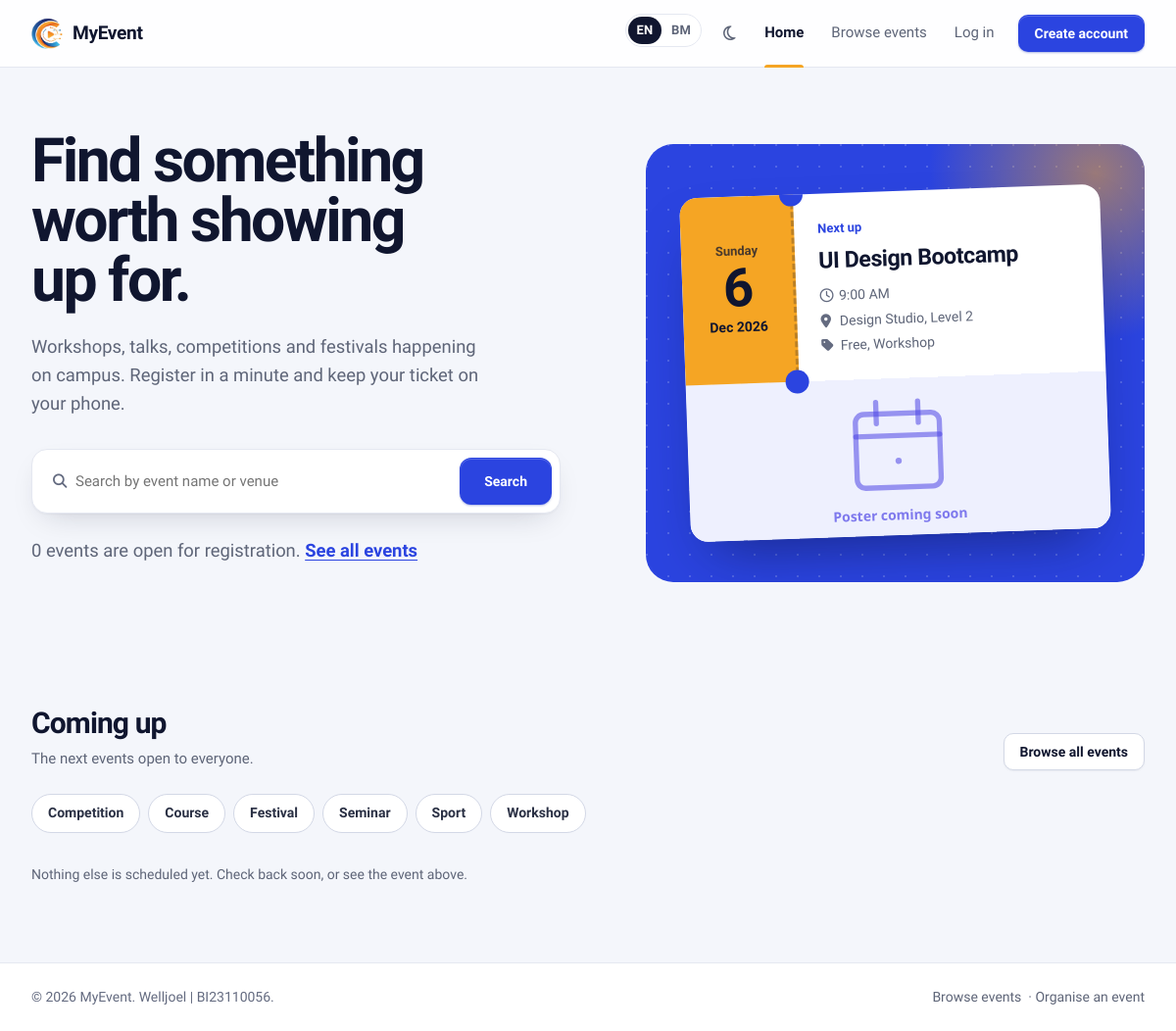
The page / on the database its author committed.
### tables this page shows
CREATE TABLE IF NOT EXISTS `events` (
  `event_id` int(11) NOT NULL AUTO_INCREMENT,
  `event_name` varchar(255) NOT NULL,
  `description` text DEFAULT NULL,
  `contact_no` varchar(20) DEFAULT NULL,
  `category_id` int(10) unsigned DEFAULT NULL,
  `venue` varchar(255) NOT NULL,
  `event_date` date NOT NULL,
  `event_time` time NOT NULL,
  `end_time` time DEFAULT NULL,
  `mode` enum('Physical','Online','Hybrid') NOT NULL DEFAULT 'Physical',
  `remarks` text DEFAULT NULL,
  `visibility` enum('Public','Private') NOT NULL DEFAULT 'Public',
  `poster_path` varchar(255) DEFAULT NULL,
  `created_by` int(11) DEFAULT NULL,
  `created_at` timestamp NOT NULL DEFAULT current_timestamp(),
  `fee` decimal(10,2) NOT NULL DEFAULT 0.00,
  `reg_close_date` date DEFAULT NULL,
  `max_participants` int(11) NOT NULL DEFAULT 0,
  PRIMARY KEY (`event_id`),
  KEY `category_id` (`category_id`),
  KEY `fk_events_createdby` (`created_by`),
  KEY `idx_events_date` (`event_date`),
  CONSTRAINT `events_ibfk_1` FOREIGN KEY (`category_id`) REFERENCES `event_category` (`category_id`) ON DELETE SET NULL ON UPDATE CASCADE,
  CONSTRAINT `fk_events_createdby` FOREIGN KEY (`created_by`) REFERENCES `users` (`user_id`) ON DELETE SET NULL ON UPDATE CASCADE,
  CONSTRAINT `chk_events_fee` CHECK (`fee` >= 0),
  CONSTRAINT `chk_events_capacity` CHECK (`max_participants` >= 0)
);

CREATE TABLE IF NOT EXISTS `event_category` (
  `category_id` int(10) unsigned NOT NULL AUTO_INCREMENT,
  `categoryName` varchar(100) NOT NULL,
  `categoryDesc` varchar(100) NOT NULL,
  `createDate` timestamp NOT NULL DEFAULT current_timestamp(),
  PRIMARY KEY (`category_id`)
);

### include/i18n.php (called while the page is built, shortened)
<?php
function current_locale(): string
{
    return $GLOBALS['__locale'] ?? default_locale();
}
function translations(string $locale): array
{
    static $cache = [];
    if (!isset($cache[$locale])) {
        $file = __DIR__ . '/../lang/' . $locale . '.php';
        $cache[$locale] = $locale !== 'en' && is_file($file) ? (array) require $file : [];
    }
    return $cache[$locale];
}
function __(string $text, array $params = []): string
{
    $out = translations(current_locale())[$text] ?? $text;
    if ($params) {
        $pairs = [];
        foreach ($params as $k => $v) {
            $pairs['{' . $k . '}'] = (string) $v;
        }
        $out = strtr($out, $pairs);
    }
    return $out;
}
function t(string $text, array $params = []): string
{
    return e(__($text, $params));
}
function _n(string $singular, string $plural, int $n, array $params = []): string
{
    return __($n === 1 ? $singular : $plural, $params + ['n' => $n]);
}
function ldate(string $format, $time = null): string
{
    $ts = $time === null ? time() : (is_int($time) ? $time : strtotime((string) $time));
    $out = date($format, $ts);
    if (current_locale() !== 'ms') {
        return $out;
    }
    static $names = [
        'Monday' => 'Isnin', 'Tuesday' => 'Selasa', 'Wednesday' => 'Rabu', 'Thursday' => 'Khamis',
        'Friday' => 'Jumaat', 'Saturday' => 'Sabtu', 'Sunday' => 'Ahad',
        'January' => 'Januari', 'February' => 'Februari', 'March' => 'Mac', 'April' => 'April', 'June' => 'Jun',
        'July' => 'Julai', 'August' => 'Ogos', 'September' => 'September', 'October' => 'Oktober',
        'November' => 'November', 'December' => 'Disember',
        'Mon' => 'Isn', 'Tue' => 'Sel', 'Wed' => 'Rab', 'Thu' => 'Kha', 'Fri' => 'Jum', 'Sat' => 'Sab', 'Sun' => 'Ahd',
        'Jan' => 'Jan', 'Feb' => 'Feb', 'Mar' => 'Mac', 'Apr' => 'Apr', 'May' => 'Mei', 'Jun' => 'Jun', 'Jul' => 'Jul',
        'Aug' => 'Ogo', 'Sep' => 'Sep', 'Oct' => 'Okt', 'Nov' => 'Nov', 'Dec' => 'Dis',
        'AM' => 'PG', 'PM' => 'PTG',
    ];
    return preg_replace_callback('/\b(' . implode('|', array_map('preg_quote', array_keys($names))) . ')\b/',
        static fn($m) => $names[$m[1]], $out);
}
function html_lang(): string
{
    return current_locale();
}

### include/security.php (called while the page is built, shortened)
<?php
function e($value): string
{
    return htmlspecialchars((string) ($value ?? ''), ENT_QUOTES | ENT_SUBSTITUTE, 'UTF-8');
}
function is_logged_in(): bool
{
    return !empty($_SESSION['loggedin']) && isset($_SESSION['user_id']);
}

### include/waitlist.php (called while the page is built, shortened)
<?php
function sql_has_free_place(string $alias = 'e'): string
{
    return "($alias.max_participants = 0 OR (SELECT COUNT(*) FROM registrations rfp
             WHERE rfp.event_id = $alias.event_id AND rfp.approval_status <> 'Rejected') < $alias.max_participants)";
}

### include/helpers.php (called while the page is built, shortened)
<?php
function poster_url(?string $file): string
{
    return BASE_URL . 'assets/img/event-placeholder.svg';
}
function format_fee($fee): string
{
    $amount = (float) $fee;
    return $amount > 0 ? 'RM ' . number_format($amount, 2) : __('Free');
}
function db_all(mysqli $conn, string $sql, string $types = '', array $params = []): array
{
    $stmt = $conn->prepare($sql);
    $stmt->execute();
    $rows = $stmt->get_result()->fetch_all(MYSQLI_ASSOC);
    return $rows;
}
function db_value(mysqli $conn, string $sql, string $types = '', array $params = [])
{
    $stmt = $conn->prepare($sql);
    $stmt->execute();
    $row = $stmt->get_result()->fetch_row();
    return $row[0] ?? null;
}

### public/index.php (the view, shortened to what this page needs)
<?php
require_once __DIR__ . '/../config.php';
$card_cols = "e.event_id, e.event_name, e.event_date, e.event_time, e.venue, e.mode, e.fee, e.poster_path,
              e.max_participants, e.reg_close_date, c.categoryName,
              (SELECT COUNT(*) FROM registrations r WHERE r.event_id = e.event_id AND r.approval_status <> 'Rejected') AS taken";
$upcoming = db_all($conn,
    "SELECT $card_cols FROM events e LEFT JOIN event_category c ON c.category_id = e.category_id
     WHERE e.visibility = 'Public' AND e.event_date >= CURDATE()
     ORDER BY e.event_date ASC, e.event_time ASC LIMIT 7");
$next = array_shift($upcoming);
$open_count = (int) db_value($conn, "SELECT COUNT(*) FROM events e WHERE e.visibility = 'Public' AND COALESCE(e.reg_close_date, e.event_date) >= CURDATE() AND " . sql_has_free_place());
$categories = db_all($conn, 'SELECT category_id, categoryName FROM event_category ORDER BY categoryName');
$nav_current = 'home';
include ROOT_PATH . '/include/layout/public_start.php';
?>
<section class="hero">
    <div class="hero-inner">
        <div>
            <h1><?= t('Find something worth showing up for.') ?></h1>
            <p><?= t('Workshops, talks, competitions and festivals happening on campus. Register in a minute and keep your ticket on your phone.') ?></p>
            <form class="hero-search" action="browse_events.php" method="GET" role="search">
                <label class="search-box">
                    <i class="fa-solid fa-magnifying-glass" aria-hidden="true"></i>
                    <input class="input" type="search" name="q" placeholder="<?= t('Search by event name or venue') ?>">
                </label>
                <button class="btn btn-primary" type="submit"><?= t('Search') ?></button>
            </form>
            <p class="hero-meta"><?= e(_n('{n} event is open for registration.', '{n} events are open for registration.', $open_count)) ?> <a href="browse_events.php"><?= t('See all events') ?></a></p>
        </div>
        <?php if ($next): $ts = strtotime($next['event_date']); ?>
          <div class="hero-board">
            <a class="ticket" href="event_detail.php?id=<?= (int) $next['event_id'] ?>" aria-label="<?= t('Next up: {name}', ['name' => $next['event_name']]) ?>">
                <div class="ticket-stub" aria-hidden="true">
                    <span class="ticket-weekday"><?= e(ldate('l', $ts)) ?></span>
                    <span class="ticket-day"><?= date('j', $ts) ?></span>
                    <span class="ticket-month"><?= e(ldate('M Y', $ts)) ?></span>
                </div>
                <div class="ticket-body">
                    <span class="ticket-label"><?= t('Next up') ?></span>
                    <h2 class="ticket-title"><?= e($next['event_name']) ?></h2>
                    <ul class="ticket-facts">
                        <li><i class="fa-regular fa-clock" aria-hidden="true"></i> <?= e(ldate('g:i A', $next['event_time'])) ?></li>
                        <li><i class="fa-solid fa-location-dot" aria-hidden="true"></i> <?= e($next['venue']) ?></li>
                        <li><i class="fa-solid fa-tag" aria-hidden="true"></i> <?= e(format_fee($next['fee'])) ?>, <?= e($next['categoryName'] ?? __('General')) ?></li>
                    </ul>
                </div>
                <img class="ticket-poster" src="<?= e(poster_url($next['poster_path'])) ?>" alt="">
            </a>
          </div>
        <?php endif; ?>
    </div>
</section>
<section class="section">
    <div class="section-head">
        <div>
            <h2><?= t('Coming up') ?></h2>
            <p><?= t('The next events open to everyone.') ?></p>
        </div>
        <a class="btn btn-secondary" href="browse_events.php"><?= t('Browse all events') ?></a>
    </div>
    <nav class="chips" aria-label="<?= t('Categories') ?>">
        <?php foreach ($categories as $c): ?>
            <a class="chip" href="browse_events.php?category=<?= (int) $c['category_id'] ?>"><?= e($c['categoryName']) ?></a>
        <?php endforeach; ?>
    </nav>
    <?php if ($upcoming): ?>
        <div class="event-grid">
            <?php foreach ($upcoming as $ev) { include ROOT_PATH . '/include/partials/event_card.php'; } ?>
        </div>
    <?php elseif ($next): ?>
        <p class="cell-muted"><?= t('Nothing else is scheduled yet. Check back soon, or see the event above.') ?></p>
    <?php endif; ?>
</section>
<?php include ROOT_PATH . '/include/layout/public_end.php'; ?>

### include/layout/public_start.php (shortened to what this page needs)
<?php
$nav_current = $nav_current ?? '';
$u = BASE_URL;
$__unread = 0;
$__me = null;
$__cur = static fn(string $key) => $nav_current === $key ? ' aria-current="page"' : '';
?>
<!DOCTYPE html>
<html lang="<?= e(html_lang()) ?>">
<head>
    <link rel="stylesheet" href="https://cdnjs.cloudflare.com/ajax/libs/font-awesome/6.5.0/css/all.min.css">
    <link rel="stylesheet" href="<?= e($u) ?>assets/css/app.css?v=19">
    <link rel="stylesheet" href="<?= e($u) ?>assets/css/public.css?v=19">
</head>
<body class="app public">
<header class="site-nav">
    <div class="site-nav-inner">
        <a class="site-brand" href="<?= e($u) ?>index.php"><img src="<?= e($u) ?>assets/img/logo.png" alt=""><?= e(APP_NAME) ?></a>
        <nav class="site-links" id="site-links" aria-label="<?= t('Main') ?>">
            <?php include ROOT_PATH . '/include/partials/lang_switch.php'; ?>
            <button type="button" class="icon-btn theme-toggle site-theme-toggle" data-theme-toggle aria-label="<?= t('Switch to dark theme') ?>" title="<?= t('Switch theme') ?>"
                    data-label-dark="<?= t('Switch to dark theme') ?>" data-label-light="<?= t('Switch to light theme') ?>">
                <i class="fa-regular fa-moon" aria-hidden="true"></i><i class="fa-regular fa-sun" aria-hidden="true"></i>
            </button>
            <a class="site-link" href="<?= e($u) ?>index.php"<?= $__cur('home') ?>><?= t('Home') ?></a>
            <a class="site-link" href="<?= e($u) ?>browse_events.php"<?= $__cur('browse') ?>><?= t('Browse events') ?></a>
            <?php if ($__me): ?>
                <a class="site-link" href="<?= e($u) ?>users/my_registrations.php"><?= t('My registrations') ?></a>
                <a class="icon-btn" href="<?= e($u) ?>users/notifications.php" aria-label="<?= $__unread ? t('Notifications ({n} unread)', ['n' => $__unread]) : t('Notifications') ?>">
                    <i class="fa-regular fa-bell"></i>
                    <?php if ($__unread): ?><span class="dot"><?= $__unread > 9 ? '9+' : $__unread ?></span><?php endif; ?>
                </a>
                <a class="btn btn-primary" href="<?= e($u) ?><?= is_admin() ? 'admin/index.php' : 'users/dashboard.php' ?>"><?= t('Dashboard') ?></a>
                <form class="site-logout" action="<?= e($u) ?>auth/logout.php" method="POST">
                    <?= csrf_field() ?>
                    <button type="submit" class="site-link"><?= t('Log out') ?></button>
                </form>
            <?php else: ?>
                <a class="site-link" href="<?= e($u) ?>auth/login.php"<?= $__cur('login') ?>><?= t('Log in') ?></a>
                <a class="btn btn-primary" href="<?= e($u) ?>auth/register.php"><?= t('Create account') ?></a>
            <?php endif; ?>
        </nav>
    </div>
</header>
<main id="main">

### include/partials/lang_switch.php (shortened to what this page needs)
<form class="lang-switch" action="<?= e(BASE_URL) ?>lang.php" method="POST" aria-label="<?= t('Language') ?>">
    <?php foreach (['en' => 'EN', 'ms' => 'BM'] as $__code => $__short): $__on = current_locale() === $__code; ?>
        <button type="submit" name="locale" value="<?= e($__code) ?>" lang="<?= e($__code) ?>"
                class="lang-option<?= $__on ? ' is-active' : '' ?>" aria-pressed="<?= $__on ? 'true' : 'false' ?>"
                title="<?= e(LOCALES[$__code]) ?>"><?= e($__short) ?><span class="sr-only"> (<?= e(LOCALES[$__code]) ?>)</span></button>
    <?php endforeach; ?>
</form>

### include/layout/public_end.php (shortened to what this page needs)
</main>
<footer class="site-footer">
    <div class="site-footer-inner">
        <span>&copy; <?= date('Y') ?> <?= e(APP_NAME) ?>. Welljoel | BI23110056.</span>
        <span>
            <a href="<?= e(BASE_URL) ?>browse_events.php"><?= t('Browse events') ?></a>
            <?php if (!is_logged_in()): ?>&nbsp;&middot;&nbsp;<a href="<?= e(BASE_URL) ?>auth/register.php"><?= t('Organise an event') ?></a><?php endif; ?>
        </span>
    </div>
</footer>
</body>
</html>

### rows shown on the page
events: event_date "Sunday", event_date "6", event_date "Dec 2026", event_name "UI Design Bootcamp", event_time "9:00 AM", venue "Design Studio, Level 2", fee "Free", category.categoryName "Workshop"
event_category: categoryName "Competition"
event_category: categoryName "Course"
event_category: categoryName "Festival"
event_category: categoryName "Seminar"
event_category: categoryName "Sport"
event_category: categoryName "Workshop"

### other values the page prints
APP_NAME "MyEvent"
$__short "EN"
$__short "BM"
t('Home') "Home"
t('Browse events') "Browse events"
t('Log in') "Log in"
t('Create account') "Create account"
t('Find something worth showing up for.') "Find something worth showing up for."
t('Search') "Search"
t('See all events') "See all events"
t('Next up') "Next up"
t('Coming up') "Coming up"
t('The next events open to everyone.') "The next events open to everyone."
t('Browse all events') "Browse all events"
t('Organise an event') "Organise an event"
